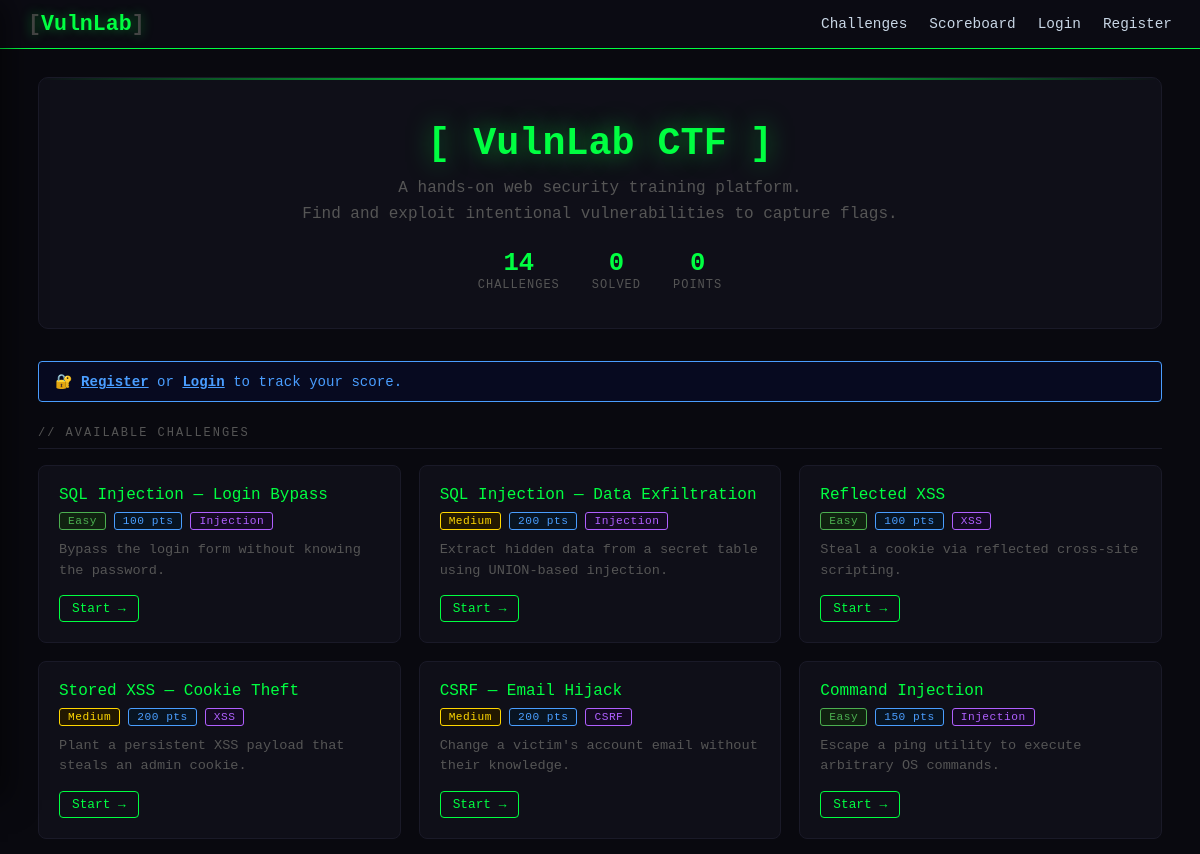
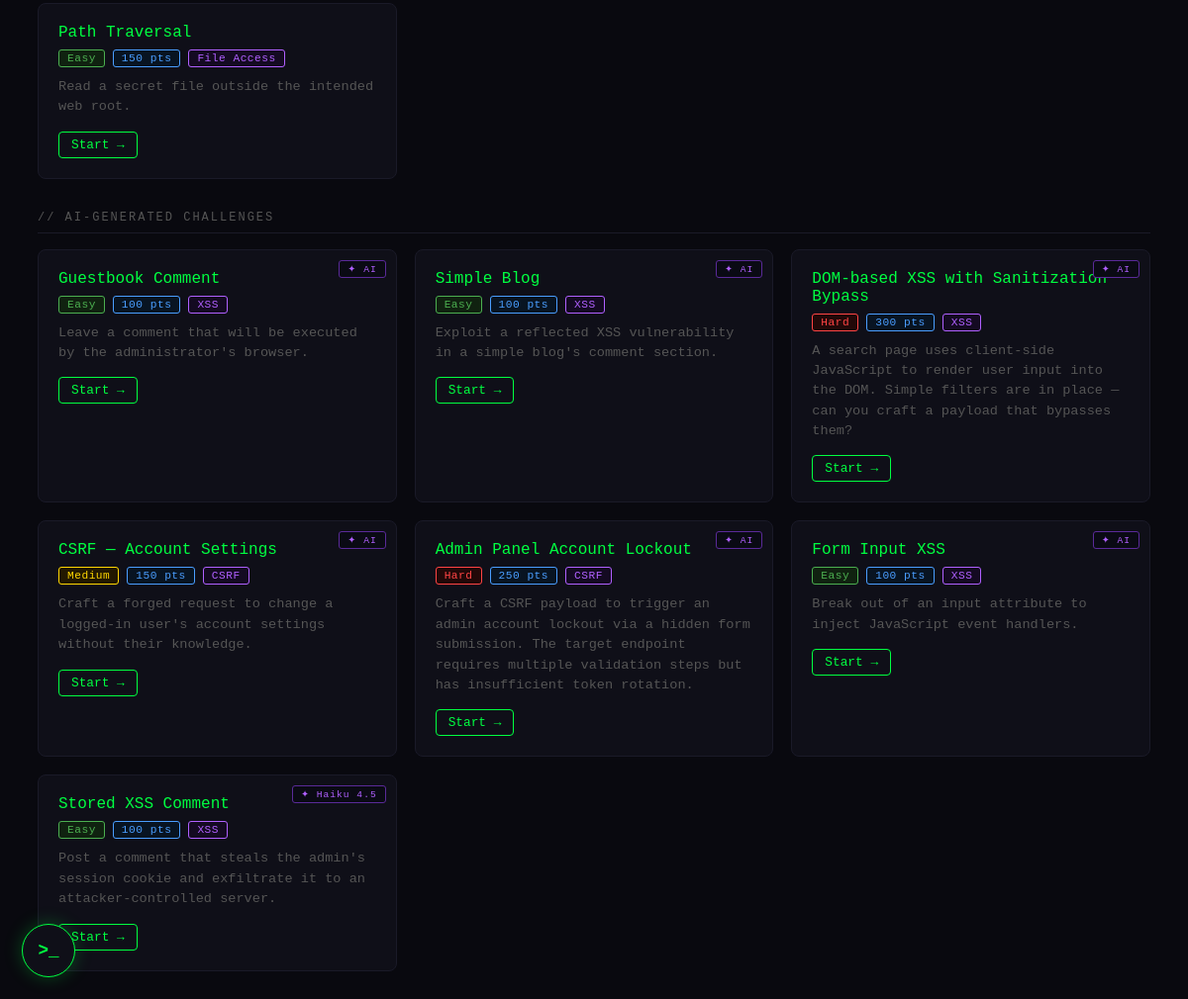
The app's page /, older data (2 pictures, top to bottom).
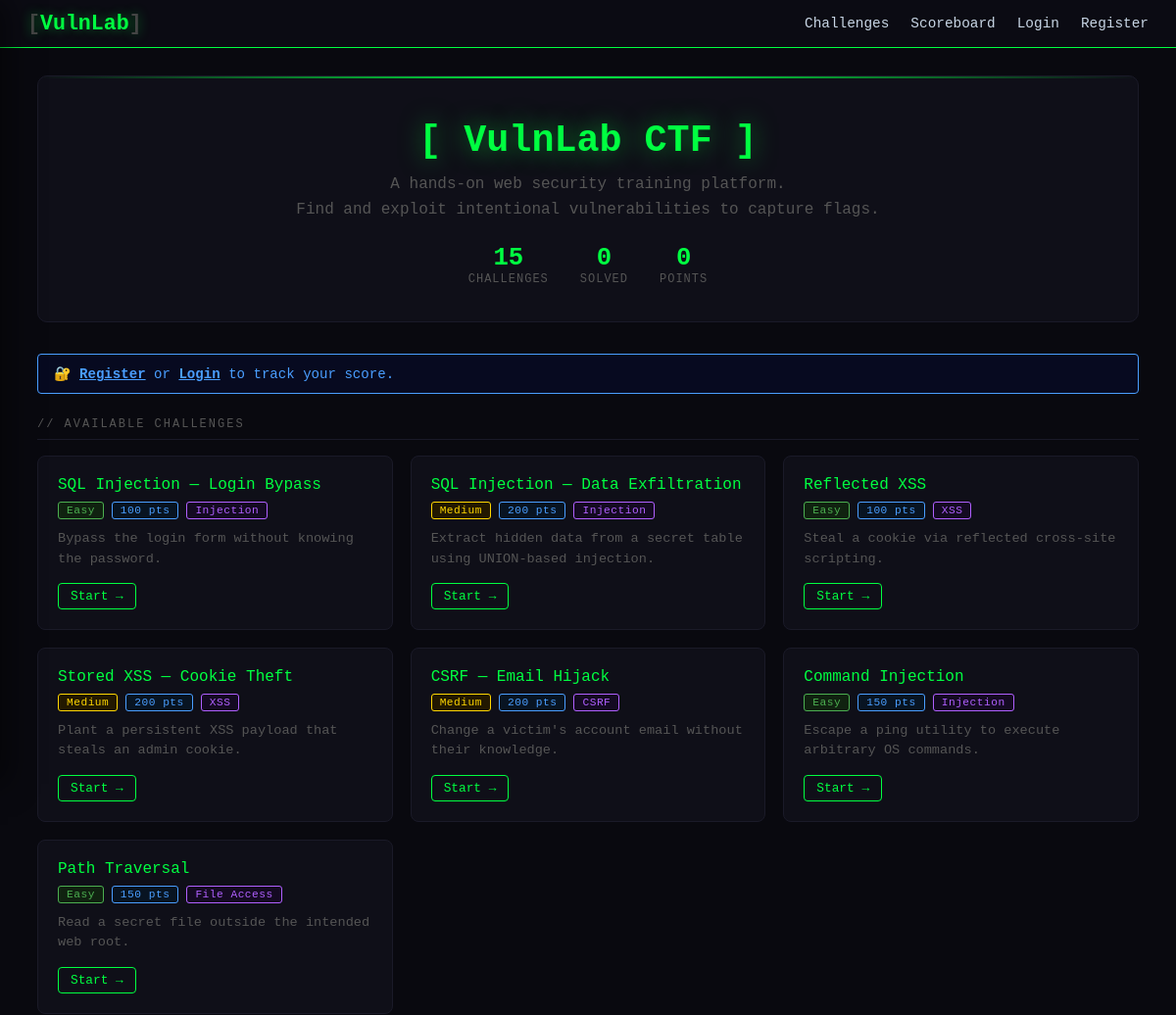
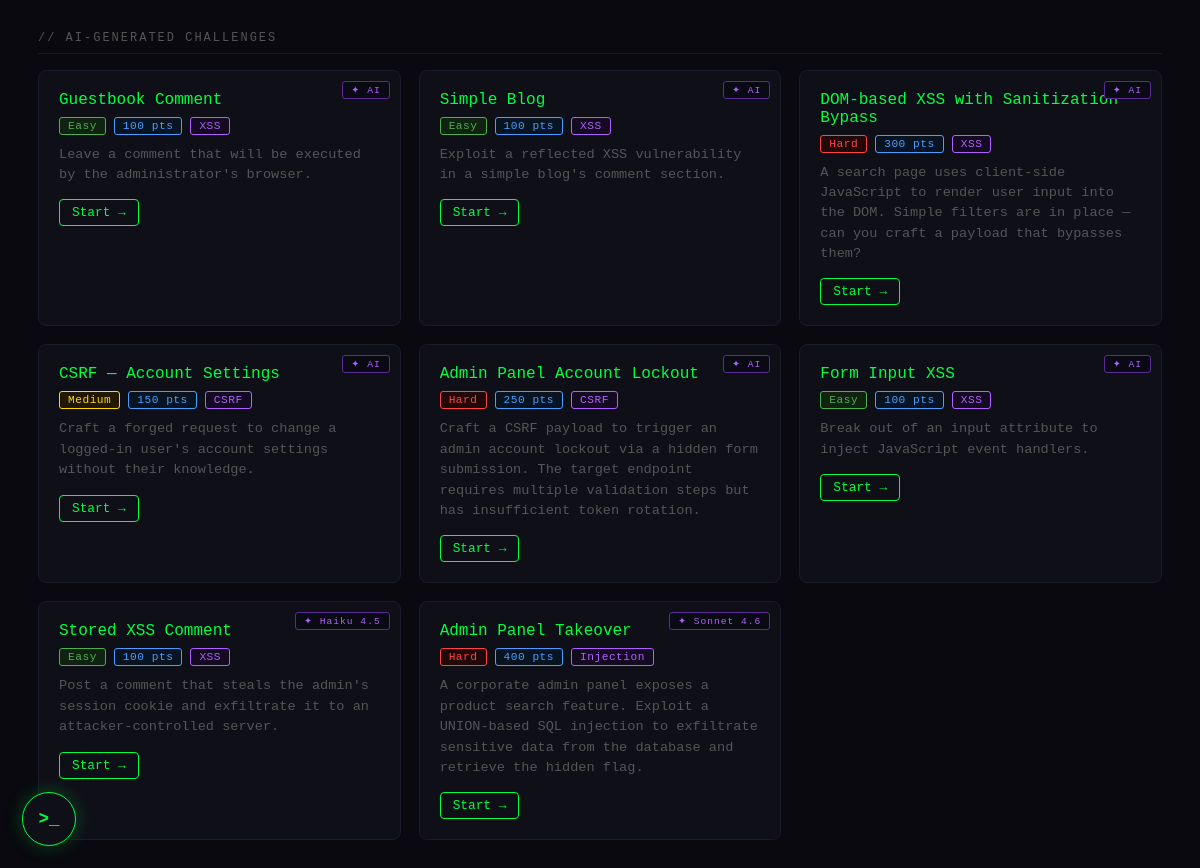
The same page, newer data (2 pictures, top to bottom).
### tables this page shows
CREATE TABLE dynamic_challenges (
        id          TEXT PRIMARY KEY,
        name        TEXT NOT NULL,
        category    TEXT NOT NULL,
        difficulty  TEXT NOT NULL,
        points      INTEGER NOT NULL,
        vuln_type   TEXT NOT NULL,
        description TEXT NOT NULL,
        context     TEXT NOT NULL DEFAULT '',
        flag        TEXT NOT NULL,
        config      TEXT NOT NULL DEFAULT '{}',
        created_at  TIMESTAMP DEFAULT CURRENT_TIMESTAMP
    , model TEXT NOT NULL DEFAULT '');

### app.py (the view, shortened to what this page needs)
@app.route('/')
def index():
    solved = []
    score = 0
    db = get_db()
    dyn_rows = db.execute(
        'SELECT * FROM dynamic_challenges ORDER BY created_at ASC'
    ).fetchall()
    db.close()
    dynamic_challenges = [dict(r) for r in dyn_rows]
    return render_template('index.html', challenges=CHALLENGES, solved=solved, score=score,
                           dynamic_challenges=dynamic_challenges)

### app.py (called while the page is built)
def get_db():
    conn = sqlite3.connect(DATABASE)
    conn.row_factory = sqlite3.Row
    return conn

### templates/index.html (shortened to what this page needs)
{% extends 'base.html' %}
{% block content %}
<div class="hero">
  <h1 class="glitch" data-type="[ VulnLab CTF ]"><span data-type="[ VulnLab CTF ]">[ VulnLab CTF ]</span></h1>
  <p>A hands-on web security training platform.<br>
     Find and exploit intentional vulnerabilities to capture flags.</p>
  <div class="hero-stats">
    <div class="stat"><div class="stat-val">{{ challenges|length + (dynamic_challenges|length) }}</div><div class="stat-lbl">Challenges</div></div>
    <div class="stat"><div class="stat-val">{{ solved|length }}</div><div class="stat-lbl">Solved</div></div>
    <div class="stat"><div class="stat-val">{{ score }}</div><div class="stat-lbl">Points</div></div>
  </div>
</div>
{% if not session.username %}
<div class="alert alert-info" style="margin-bottom:24px">
  🔐 <a href="/register" style="color:inherit;font-weight:700">Register</a> or
  <a href="/login" style="color:inherit;font-weight:700">Login</a> to track your score.
</div>
{% endif %}
<div class="section-title">// Available Challenges</div>
<div class="challenges-grid">
  {% for cid, ch in challenges.items() %}
  <a class="challenge-card {% if cid in solved %}solved{% endif %}"
     href="{{ ch.url }}">
    <div class="card-title">{{ ch.name }}</div>
    <div class="card-meta">
      <span class="badge badge-{{ ch.difficulty|lower }}">{{ ch.difficulty }}</span>
      <span class="badge badge-points">{{ ch.points }} pts</span>
      <span class="badge badge-cat">{{ ch.category }}</span>
    </div>
    <div class="card-desc">{{ ch.desc }}</div>
    <span class="btn btn-primary btn-sm">Start →</span>
  </a>
  {% endfor %}
</div>
{% if dynamic_challenges %}
<div class="section-title" style="margin-top:32px">// AI-Generated Challenges</div>
<div class="challenges-grid">
  {% for ch in dynamic_challenges %}
  <a class="challenge-card {% if ch.id in solved %}solved{% endif %}"
     href="/challenges/d/{{ ch.id }}">
    {% set model_names = {
      'claude-haiku-4-5-20251001': 'Haiku 4.5',
      'claude-sonnet-4-6': 'Sonnet 4.6',
      'claude-opus-4-8': 'Opus 4.8'
    } %}
    <span class="badge" style="position:absolute;top:10px;right:10px;background:#0a0a14;color:#b060ff;border:1px solid #5a2a99;font-size:.6rem;letter-spacing:1px">
      ✦ {{ model_names.get(ch.model, 'AI') }}
    </span>
    <div class="card-title">{{ ch.name }}</div>
    <div class="card-meta">
      <span class="badge badge-{{ ch.difficulty|lower }}">{{ ch.difficulty }}</span>
      <span class="badge badge-points">{{ ch.points }} pts</span>
      <span class="badge badge-cat">{{ ch.category }}</span>
    </div>
    <div class="card-desc">{{ ch.description }}</div>
    <span class="btn btn-primary btn-sm">Start →</span>
  </a>
  {% endfor %}
</div>
{% endif %}
{% endblock %}

Row changes from the older to the newer data that the page shows:
added dynamic_challenges: get "Sonnet 4.6", name "Admin Panel Takeover", difficulty "Hard", points "400", category "Injection", description "A corporate admin panel exposes a product search feature. Exploit a UNION-based SQL injection to exfiltrate sensitive data from the database and retrieve the hidden flag."
Text that changed along with them:
{{ challenges|length + (dynamic_challenges|length) }}: "14" → "15"
